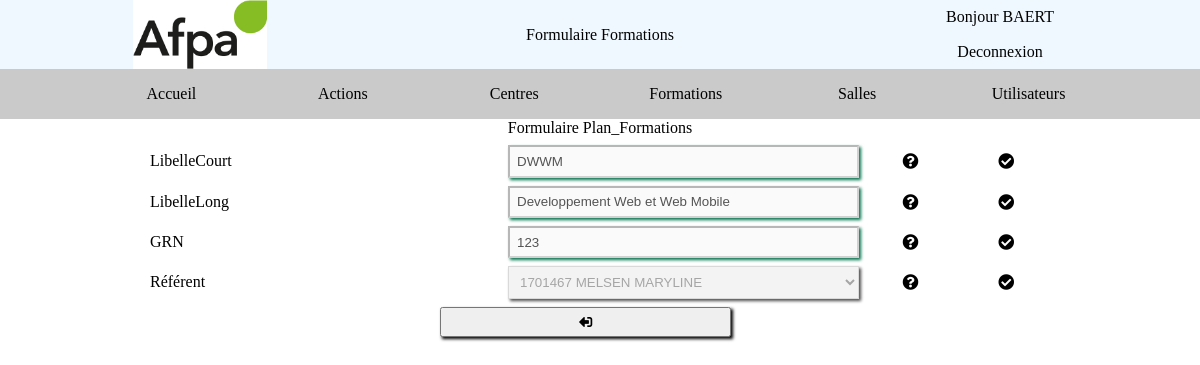
Screenshot of /stage/index.php?page=FormPlan_Formations&mode=Afficher&id=1 (signed in) with the database file from the repository.
### tables this page shows
CREATE TABLE Plan_Textes(
   idTexte INT AUTO_INCREMENT PRIMARY KEY,
   codeTexte VARCHAR(50) NOT NULL,
   fr VARCHAR(50) NOT NULL,
   en VARCHAR(50)
);

CREATE TABLE Plan_Formations(
   idFormation INT AUTO_INCREMENT PRIMARY KEY,
   libelleCourt VARCHAR(10)  NOT NULL UNIQUE,
   libelleLong VARCHAR(250)  NOT NULL UNIQUE,
   GRN INT NOT NULL,
   idUtilisateur INT NOT NULL
);

### stage/PHP/CONTROLLER/CLASSE/Plan_Utilisateurs.Class.php (called while the page is built, shortened)
<?php
class Plan_Utilisateurs
{
	private $_idUtilisateur;
	private $_matricule;
	private $_nom;
	private $_prenom;
	private $_role;
	private static $_attributes=["idUtilisateur","matricule","nom","prenom","email","mdp","role","idCentre"];
	public function getIdUtilisateur()
	{
		return $this->_idUtilisateur;
	}
	public function setIdUtilisateur(?int $idUtilisateur)
	{
		$this->_idUtilisateur=$idUtilisateur;
	}
	public function getMatricule()
	{
		return $this->_matricule;
	}
	public function setMatricule(string $matricule)
	{
		$this->_matricule=$matricule;
	}
	public function getNom()
	{
		return $this->_nom;
	}
	public function setNom(string $nom)
	{
		$this->_nom=$nom;
	}
	public function getPrenom()
	{
		return $this->_prenom;
	}
	public function setPrenom(string $prenom)
	{
		$this->_prenom=$prenom;
	}
	public function getRole()
	{
		return $this->_role;
	}
	public static function getAttributes()
	{
		return self::$_attributes;
	}
	public function hydrate($data)
	{
 		foreach ($data as $key => $value)
		{
 			$methode = "set".ucfirst($key);
		}
	}
}

### stage/PHP/MODEL/MANAGER/DAO.Class.php (called while the page is built, shortened)
<?php
class DAO
{
	public static function select(array $nomColonnes, string $table, array $conditions = null, string $orderBy = null, string $limit = null, bool $api = false, bool $debug = false)
	{
		$db = DbConnect::getDb();
		$string = json_encode($nomColonnes) . $table . json_encode($conditions) . $orderBy . $limit . $api . $debug;
		if (strpos($string, ";")) {
			return false;
		} else if (!empty($nomColonnes)  && ($table != null && $table != "")) {
		$cols = self::elementSelect($nomColonnes);
		$t = " FROM " . $table;
		if ($conditions != null) {
			$conditions = self::conditionSelect($conditions);
		}
		if ($orderBy != null) {
			$orderBy = " ORDER BY " . $orderBy;
		}
		$q = $db->query($cols . $t . $conditions . $orderBy . $limit);
		$liste=[];
		while ($donnees = $q->fetch(PDO::FETCH_ASSOC)) {
			if ($donnees != false) {
			if ($api) {
				$liste[] = $donnees;
			} else {
				$liste[] = new $table($donnees);
			}
		}
	}
	return $liste;
}
return false;
}
	private static function elementSelect($tab)
	{
		$temp = "SELECT ";
		foreach ($tab as $uneCol) {
			$temp .= $uneCol . ", ";
		}
		return substr($temp, 0, strlen($temp) - 2);
	}
	private static function conditionSelect($conditions)
	{
		$req = " WHERE ";
		foreach ($conditions as $nomColonne => $valeur)
		{
			if (is_array($valeur))
			{
				$req .= $nomColonne . " IN (" . implode(",",$valeur) . ") AND ";
			} else if (!(strpos($valeur, "%")===false)) {
				$req .= $nomColonne . ' LIKE "' . $valeur . '" AND ';
			} else if (strpos($valeur, "->")) {
				$tab = explode("->", $valeur);
				$req .= $nomColonne . " BETWEEN " . $tab[0] . " AND " . $tab[1] . " AND ";
			} else {
				$req .= $nomColonne . " = \"" . $valeur . "\" AND ";
			}
		}
		$req = substr($req, 0, strlen($req) - 4);
		return $req;
	}
 }

### stage/PHP/MODEL/MANAGER/Plan_TextesManager.Class.php (called while the page is built, shortened)
<?php
class Plan_TextesManager
{
	public static function findByCodes($codeLangue,$codeTexte)
	{
		 $texte=DAO::select([$codeLangue],"Plan_Textes",["codeTexte" => $codeTexte],null,null,true);
		 if($texte==false) return false;
		 return $texte[0][$codeLangue];
	}
}

### stage/PHP/MODEL/MANAGER/Plan_FormationsManager.Class.php (called while the page is built, shortened)
<?php
class Plan_FormationsManager
{
	public static function findById($id)
	{
 		return DAO::select(Plan_Formations::getAttributes(),"Plan_Formations",["idFormation" => $id])[0];
	}
}

### stage/PHP/CONTROLLER/CLASSE/Plan_Formations.Class.php (called while the page is built, shortened)
<?php
class Plan_Formations
{
	private $_libelleCourt;
	private $_libelleLong;
	private $_GRN;
	private $_idUtilisateur;
	public function getLibelleCourt()
	{
		return $this->_libelleCourt;
	}
	public function setLibelleCourt(string $libelleCourt)
	{
		$this->_libelleCourt=$libelleCourt;
	}
	public function getLibelleLong()
	{
		return $this->_libelleLong;
	}
	public function setLibelleLong(string $libelleLong)
	{
		$this->_libelleLong=$libelleLong;
	}
	public function getGRN()
	{
		return $this->_GRN;
	}
	public function setGRN(int $GRN)
	{
		$this->_GRN=$GRN;
	}
	public function getIdUtilisateur()
	{
		return $this->_idUtilisateur;
	}
	public function setIdUtilisateur(int $idUtilisateur)
	{
		$this->_idUtilisateur=$idUtilisateur;
	}
	public function hydrate($data)
	{
 		foreach ($data as $key => $value)
		{
 			$methode = "set".ucfirst($key);
		}
	}
}

### stage/PHP/MODEL/MANAGER/Plan_UtilisateursManager.Class.php (called while the page is built, shortened)
<?php
class Plan_UtilisateursManager
{
	public static function getList(array $nomColonnes=null,  array $conditions = null, string $orderBy = null, string $limit = null, bool $api = false, bool $debug = false)
	{
 		$nomColonnes = ($nomColonnes==null)?Plan_Utilisateurs::getAttributes():$nomColonnes;
		return DAO::select($nomColonnes,"Plan_Utilisateurs",   $conditions ,  $orderBy,  $limit ,  $api,  $debug );	}
}

### stage/PHP/CONTROLLER/Outils.php (the view, shortened to what this page needs)
<?php
function texte($codeTexte)
{
	$retour=Plan_TextesManager::findByCodes($_SESSION['lang'], $codeTexte);
	if ($retour==false) return $codeTexte;
	return $retour;
}
function afficherPage($page)
{
	$chemin=$page[0];
	$nom=$page[1];
	$titre=$page[2];
	$roleRequis = $page[3];
	$api = $page[4];
	$roleConnecte = isset($_SESSION["utilisateur"])?$_SESSION["utilisateur"]->getRole():0;
	if  ($roleConnecte>= $roleRequis) {
		if  ($api) {
			include $chemin . $nom . '.php';
		} else {
			include 'PHP/VIEW/GENERAL/Head.php';
			include 'PHP/VIEW/GENERAL/Header.php';
			if (isset($_SESSION["utilisateur"]) && stripos($chemin,"PHP/CONTROLLER/ACTION/") !== 0)
			{
				include 'PHP/VIEW/GENERAL/Nav.php';
			}
			include $chemin . $nom . '.php';
			include 'PHP/VIEW/GENERAL/Footer.php';
		}
	}
}
$regex = [
	"alpha" => "[A-Za-z]{2,}-?[A-Za-z]{2,}",
	"alphaNum" => "[A-Za-z0-9]*",
	"alphaMaj" => "[A-Z]*",
	"alphaMin" => "[a-z]*",
	"num" => "[0-9]*",
	"ucFirst" => "[A-Z][a-z]+",
	"email" => "[A-Za-z]([\.\-_]?[A-Za-z0-9])+@[A-Za-z]([\.\-_]?[A-Za-z0-9])+\.[A-Za-z]{2,4}",
	"date" => "[0-3]?[0-9](\/|-)(0|1)?[0-9](\/|-)[0-9]{4}",
	"pwd" => "(?=.*[0-9])(?=.*[a-z])(?=.*[A-Z])(?=.*\W).{8,}",
	"tel" => "0[0-9]([-/. ]?[0-9]{2}){4}",
	"postal" => "[0-9]{5}",
	"*"  => "*"
];
function appelGet($obj, $chaine)
{
	$methode = 'get' . ucfirst($chaine);
	return call_user_func(array($obj, $methode));
}
function creerSelect(?int $valeur, string $table, array $nomColonnes, ?string $attributs = "", array $condition = null, string $orderBy = null)
{
		$nomId= $table::getAttributes()[0];
		$select = '<select id="' . $nomId . '" name="' . $nomId . '"' . $attributs . '>';
		$methode = $table . 'Manager';
		$libelle= $nomColonnes;
		array_push($nomColonnes, $nomId);
		$liste = $methode::getList($nomColonnes, $condition, $orderBy,  null);
		if ($valeur === null) {
				$select .= '<option value="" SELECTED>'.texte("inputDefault").'</option>';
		} else {
				$select .= '<option value="">'.texte("inputDefault").'</option>';
		}
		foreach ($liste as $elt) {
				$content = "";
				foreach ($libelle as $value) {
						$content .= appelGet($elt, $value) . " ";
				}
				if ($valeur === appelGet($elt, $nomId)) {
						$select .= '<option value="' . appelGet($elt, $nomId) . '" SELECTED>' . $content . '</option>';
				} else {
						$select .= '<option value="' . appelGet($elt, $nomId) . '">' . $content . '</option>';
				}
			}
		$select .= "</select>";
		return $select;
}

### stage/PHP/VIEW/GENERAL/Header.php
<body class="colonne">
    <header>
        <div class="mini"></div>
        <div class="mini"><img src="IMG/layout_set_logo.jpg" alt="Logo AFPA"></div>
        <div class="titre center"><?php echo texte($titre); ?></div>
        <div class="colonne mini">
            <?php
            if (isset($_SESSION['utilisateur'])) {
                echo '<div><a class="center" href="index.php?page=FormPlan_Utilisateurs&mode=Afficher&id='.$_SESSION['utilisateur']->getIdUtilisateur().'">'. texte('Bonjour') ." ". $_SESSION['utilisateur']->getNom() . '</a></div>';
                echo '<div><a href="index.php?page=ActionDeconnexion" class="center">'. texte("Deconnexion") .'</a></div>';
            } else {
                echo '<a href="index.php?page=Default" class="center">'. texte("Connexion") .'</a>';
            }
            ?>
        </div>
        <div class="mini"></div>
    </header>

### stage/PHP/VIEW/FORM/FormPlan_Formations.php (shortened to what this page needs)
<?php
global $regex;
$mode = $_GET['mode'];
$disabled = " ";
switch ($mode) {
	case "Afficher":
	case "Supprimer":
		$disabled = " disabled ";
		break;
}
if (isset($_GET['id'])) {
	$elm = Plan_FormationsManager::findById($_GET['id']);
} else {
	$elm = new Plan_Formations();
}
echo '<main class="center">';
echo '<form class="GridForm" action="index.php?page=ActionPlan_Formations&mode='.$_GET['mode'].'" method="post"/>';
echo '<div class="caseForm titreForm col-span-form">Formulaire Plan_Formations</div>';
echo '<label for=LibelleCourt class="caseForm labelForm">'.texte("LibelleCourt").'</label>';
echo '<div class="caseForm donneeForm"><input type="text" '.$disabled .'value="'.$elm->getLibelleCourt().'" name=LibelleCourt pattern="'.$regex["*"].'"></div>';
echo '<div class="caseForm infoForm"><i class="fas fa-question-circle"></i></div>';
echo '<div class="caseForm checkForm"><i class="fas fa-check-circle"></i></div>';
echo '<label for=LibelleLong class="caseForm labelForm">'.texte("LibelleLong").'</label>';
echo '<div class="caseForm donneeForm"><input type="text" '.$disabled .'value="'.$elm->getLibelleLong().'" name=LibelleLong pattern="'.$regex["*"].'"></div>';
echo '<div class="caseForm infoForm"><i class="fas fa-question-circle"></i></div>';
echo '<div class="caseForm checkForm"><i class="fas fa-check-circle"></i></div>';
echo '<label for=GRN class="caseForm labelForm">'.texte("GRN").'</label>';
echo '<div class="caseForm donneeForm"><input type="text" '.$disabled .'value="'.$elm->getGRN().'" name=GRN pattern="'.$regex["*"].'"></div>';
echo '<div class="caseForm infoForm"><i class="fas fa-question-circle"></i></div>';
echo '<div class="caseForm checkForm"><i class="fas fa-check-circle"></i></div>';
echo '<label for=IdUtilisateur class="caseForm labelForm">'.texte("Référent").'</label>';
echo '<div class="caseForm donneeForm">'.creerSelect($elm->getIdUtilisateur(),"Plan_Utilisateurs",['matricule','nom','prenom'],$disabled,null,"nom, prenom").'</div>';
echo '<div class="caseForm infoForm"><i class="fas fa-question-circle"></i></div>';
echo '<div class="caseForm checkForm"><i class="fas fa-check-circle"></i></div>';
echo '<div class="caseForm col-span-form">
	<div></div>
	<div><a href="index.php?page=ListePlan_Formations"><button type="button"><i class="fas fa-sign-out-alt fa-rotate-180"></i></button></a></div>
	<div class="flex-0-1"></div>';
	echo'<div></div>
	</div>';
echo '</main>';

### stage/CSS/root.css (style rules this page uses)
:root { --color: white; --inputCorrect: #04724d; --inputIncorrect: #e94f37; --inputVide: #ffffff4d; --bgc1:#87bb34; --bgc2:aliceblue; --bgc3:#cacaca; --linkColor : black; }
html, main, body, div, a, header, footer, nav, article, section, aside, fieldset, label, input, select, button { display: flex; flex: 1; margin: 0; padding: 0; }
img, video, button { width: 100%; }
.colonne { flex-direction: column; }
.center { justify-content: center; align-items: center; }
.mini { flex: 0.2; }
a { text-decoration : none; color : var(--linkColor); }

### stage/CSS/style.css (style rules this page uses)
body { background-color: var(--color); }
header { background-color: var(--bgc2); }

### stage/CSS/grids.css (style rules this page uses)
.gridListe div,button,a { justify-content: center; align-items: center; }
.GridForm { display : grid; grid-template-columns: 2fr 2fr 0.5fr 0.5fr; grid-gap: 0.5em; }
.GridForm div,button,a { justify-content: center; align-items: center; }

### stage/CSS/form.css (style rules this page uses)
.inputCorrect { box-shadow: 2px 2px 3px var(--inputCorrect); }
input, select, button { box-shadow: 2px 2px 3px black; padding: 0.5em; }
label { align-self: center; }
form { display: grid; grid-template-columns: 1fr 1.5fr; grid-gap: 0.5em; grid-auto-rows: minmax(1em, auto); width: 75%; }
.col-span-form { grid-column: 1/5 ; }

### rows the page displays
plan_textes: fr "Bonjour"
plan_textes: fr "Deconnexion"
plan_formations: LibelleCourt "DWWM", LibelleLong "Developpement Web et Web Mobile", GRN "123"

### other values shown
texte($titre) "Formulaire Formations"
$_SESSION['utilisateur']->getNom() "BAERT"
texte("LibelleCourt") "LibelleCourt"
texte("LibelleLong") "LibelleLong"
texte("GRN") "GRN"
texte("Référent") "Référent"
form field idUtilisateur "1701467 MELSEN MARYLINE"
